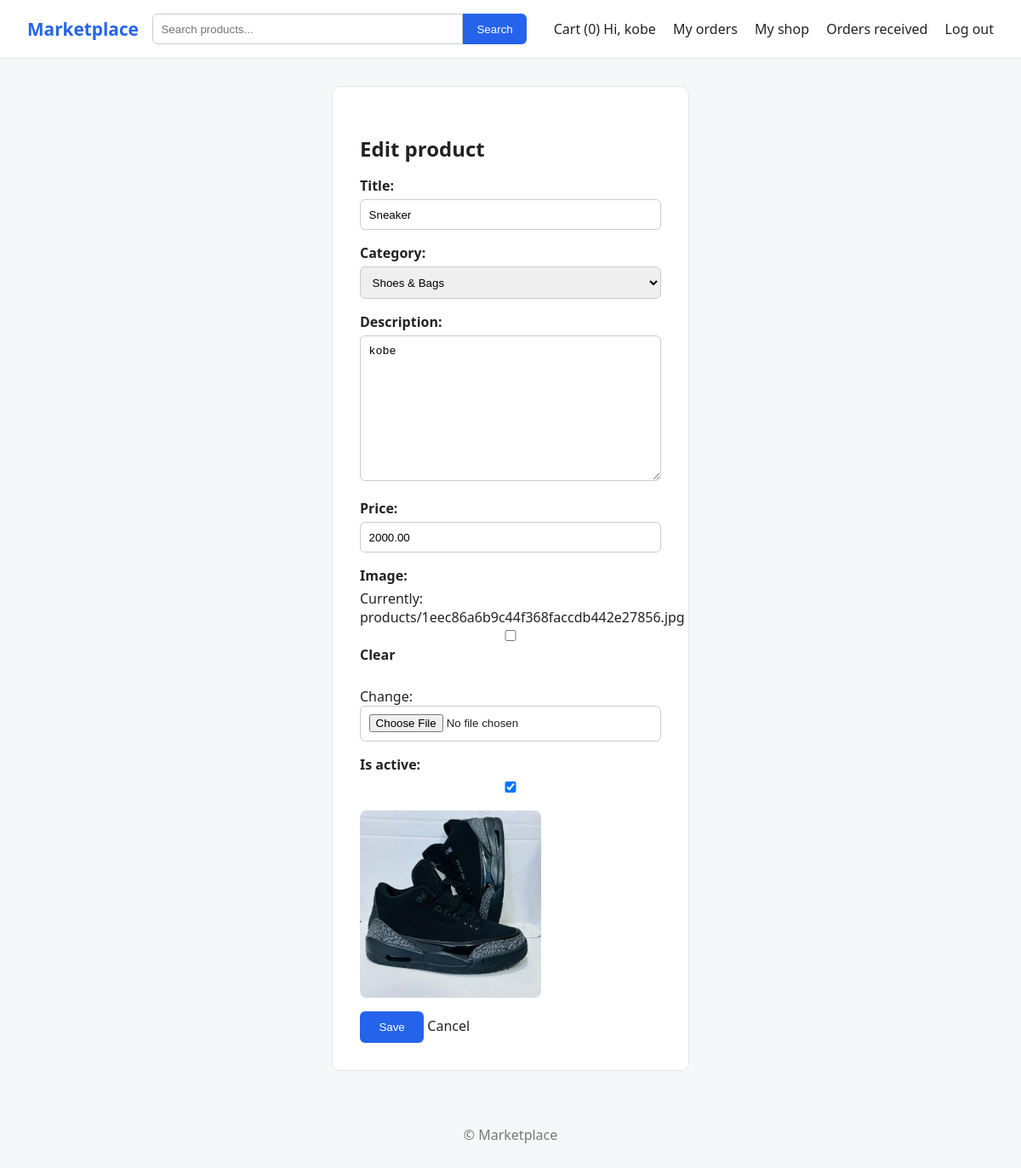
/seller/1/edit/ (signed in), run on the app's committed database.
### store/models.py (models this page shows, shortened)
class Product(models.Model):
    seller = models.ForeignKey(User, on_delete=models.CASCADE, related_name='products')
    category = models.ForeignKey(Category, on_delete=models.SET_NULL, null=True)
    title = models.CharField(max_length=200)
    description = models.TextField()
    price = models.DecimalField(max_digits=10, decimal_places=2)
    image = models.ImageField(upload_to='products/', blank=True)
    is_active = models.BooleanField(default=True)
    created_at = models.DateTimeField(auto_now_add=True)
    class Meta:
        ordering = ['-created_at']

### store/views.py (the view)
# urls.py: path('seller/<int:pk>/edit/', views.product_edit, name='product_edit'),
@seller_required
def product_edit(request, pk):
    product = get_object_or_404(Product, pk=pk, seller=request.user)
    form = ProductForm(request.POST or None, request.FILES or None, instance=product)
    if request.method == 'POST' and form.is_valid():
        form.save()
        messages.success(request, "Product updated.")
        return redirect('seller_dashboard')
    return render(request, 'store/product_form.html', {'form': form, 'title': 'Edit product', 'product': product})

### store/forms.py (shortened to what this page needs)
class ProductForm(forms.ModelForm):
    class Meta:
        model = Product
        fields = ('title', 'category', 'description', 'price', 'image', 'is_active')

### store/cart.py (called while the page is built)
    def __len__(self):
        return sum(self.cart.values())

### store/context_processors.py (called while the page is built)
def cart_count(request):
    return {'cart_count': len(Cart(request))}

### store/models.py (called while the page is built)
    def __str__(self):
        return self.name

### store/views.py (called while the page is built)
def seller_required(view):
    @wraps(view)
    def wrapper(request, *args, **kwargs):
        if not request.user.profile.is_seller:
            messages.info(request, "Open a shop first to start selling.")
            return redirect('become_seller')
        return view(request, *args, **kwargs)
    return login_required(wrapper)

### templates/store/product_form.html (shortened to what this page needs)
{% extends 'base.html' %}
{% block content %}
  <div class="form-box">
    <h2>{{ title }}</h2>
    <form method="post" enctype="multipart/form-data">
      {{ form.as_p }}
      <img id="image-preview" class="preview" alt=""
           {% if product and product.image %}src="{{ product.image.url }}"{% else %}style="display:none"{% endif %}>
      <button type="submit" class="btn">Save</button>
      <a href="{% url 'seller_dashboard' %}">Cancel</a>
    </form>
  </div>
{% endblock %}

### templates/base.html (shortened to what this page needs)
{% load static %}
<!DOCTYPE html>
<html lang="en">
<head>
  <link rel="stylesheet" href="{% static 'css/style.css' %}">
</head>
<body>
  <header class="navbar">
    <a href="{% url 'home' %}" class="logo">Marketplace</a>
    <form action="{% url 'product_list' %}" method="get" class="search">
      <input type="text" name="q" placeholder="Search products..." value="{{ q|default:'' }}">
      <button type="submit">Search</button>
    </form>
    <nav>
      <a href="{% url 'cart' %}">Cart (<span id="cart-count">{{ cart_count }}</span>)</a>
      {% if user.is_authenticated %}
        <span>Hi, {{ user.username }}</span>
        <a href="{% url 'my_orders' %}">My orders</a>
        {% if user.profile.is_seller %}
  <a href="{% url 'seller_dashboard' %}">My shop</a>
  <a href="{% url 'seller_orders' %}">Orders received</a>
        {% else %}
          <a href="{% url 'become_seller' %}">Become a seller</a>
        {% endif %}
        <form action="{% url 'logout' %}" method="post" class="inline-form">
          <button type="submit" class="link-btn">Log out</button>
        </form>
      {% else %}
        <a href="{% url 'login' %}">Log in</a>
        <a href="{% url 'signup' %}">Sign up</a>
      {% endif %}
    </nav>
  </header>
  <main class="container">
    {% block content %}{% endblock %}
  </main>
  <footer class="footer">&copy; Marketplace</footer>
</body>
</html>

### static/css/style.css (style rules this page uses)
* { box-sizing: border-box; margin: 0; padding: 0; }
body { font-family: system-ui, sans-serif; background: #f6f7f9; color: #222; }
a { color: inherit; text-decoration: none; }
.navbar { display: flex; gap: 1rem; align-items: center; padding: 1rem 2rem; background: #fff; border-bottom: 1px solid #e3e5e8; flex-wrap: wrap; }
.logo { font-weight: 700; font-size: 1.3rem; color: #2563eb; }
.search { flex: 1; display: flex; min-width: 200px; }
.search input { flex: 1; padding: .6rem; border: 1px solid #ccc; border-radius: 6px 0 0 6px; }
.search button { padding: .6rem 1rem; border: 0; background: #2563eb; color: #fff; border-radius: 0 6px 6px 0; cursor: pointer; }
nav a { margin-left: 1rem; }
.container { max-width: 1100px; margin: 2rem auto; padding: 0 1rem; }
h2 { margin: 1.5rem 0 1rem; }
.btn { padding: .7rem 1.4rem; border: 0; background: #2563eb; color: #fff; border-radius: 6px; cursor: pointer; }
.footer { text-align: center; padding: 2rem; color: #777; }
.form-box { max-width: 420px; margin: 2rem auto; background: #fff; padding: 2rem; border-radius: 10px; border: 1px solid #e3e5e8; }
.form-box p { margin-bottom: 1rem; }
.form-box label { display: block; font-weight: 600; margin-bottom: .3rem; }
.form-box input, .form-box textarea { width: 100%; padding: .6rem; border: 1px solid #ccc; border-radius: 6px; }
.inline-form { display: inline; }
.link-btn { background: none; border: 0; color: inherit; cursor: pointer; font: inherit; margin-left: 1rem; }
.preview { max-width: 100%; max-height: 220px; border-radius: 8px; margin: .5rem 0 1rem; display: block; }
.form-box select { width: 100%; padding: .6rem; border: 1px solid #ccc; border-radius: 6px; }

### data on the page
Product: title "Sneaker", category "Shoes & Bags", description "kobe", price "2000.00", is_active "☑", image (picture)

### other printed values
{{ cart_count }} "0"
{{ user.username }} "kobe"
{{ title }} "Edit product"
